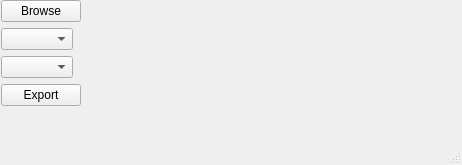
<?xml version="1.0" encoding="UTF-8"?>
<ui version="4.0">
 <class>MainWindow</class>
 <widget class="QMainWindow" name="MainWindow">
  <property name="geometry">
   <rect>
    <x>0</x>
    <y>0</y>
    <width>462</width>
    <height>165</height>
   </rect>
  </property>
  <property name="windowTitle">
   <string>MainWindow</string>
  </property>
  <widget class="QWidget" name="centralwidget">
   <widget class="QWidget" name="formLayoutWidget">
    <property name="geometry">
     <rect>
      <x>1</x>
      <y>0</y>
      <width>1551</width>
      <height>121</height>
     </rect>
    </property>
    <layout class="QFormLayout" name="formLayout">
     <item row="0" column="0">
      <widget class="QPushButton" name="buttonBrowseInput">
       <property name="text">
        <string>Browse</string>
       </property>
      </widget>
     </item>
     <item row="0" column="1">
      <widget class="QLabel" name="labelInputFilename">
       <property name="text">
        <string/>
       </property>
      </widget>
     </item>
     <item row="1" column="0">
      <widget class="QComboBox" name="dropdownMappingFrom"/>
     </item>
     <item row="1" column="1">
      <widget class="QLabel" name="labelPercentMatch">
       <property name="text">
        <string/>
       </property>
      </widget>
     </item>
     <item row="2" column="0">
      <widget class="QComboBox" name="dropdownMappingTo"/>
     </item>
     <item row="3" column="0">
      <widget class="QPushButton" name="buttonExport">
       <property name="text">
        <string>Export</string>
       </property>
      </widget>
     </item>
     <item row="3" column="1">
      <widget class="QLabel" name="labelExport">
       <property name="text">
        <string/>
       </property>
      </widget>
     </item>
    </layout>
   </widget>
  </widget>
  <widget class="QMenuBar" name="menubar">
   <property name="geometry">
    <rect>
     <x>0</x>
     <y>0</y>
     <width>462</width>
     <height>21</height>
    </rect>
   </property>
  </widget>
  <widget class="QStatusBar" name="statusbar"/>
 </widget>
 <resources/>
 <connections/>
</ui>
